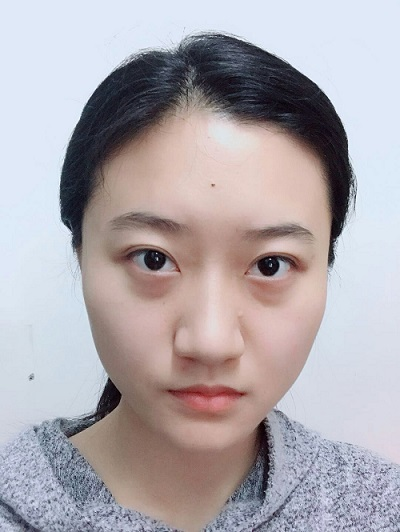
#> input picture testcase/test6.jpg, 400 x 532 px, found by its file name
$ python findface.py
#> lines starting #> are read from the running program, lines starting #| are printed output that depends on the picture
import cv2
import time
import numpy as np

# [77 lines left out: function crop_face_new, not called in this run]


def crop_face(img_name,out_name):
#> called with img_name = 'test6.jpg', out_name = 'padded.jpg'
		img = cv2.imread(img_name)
#> img is the input picture: shape (532, 400, 3); mean B, G, R 174.1, 168.9, 175.2
		height,width = img.shape[0],img.shape[1]
#> height = 532; width = 400
		gray = cv2.cvtColor(img, cv2.COLOR_BGR2GRAY)
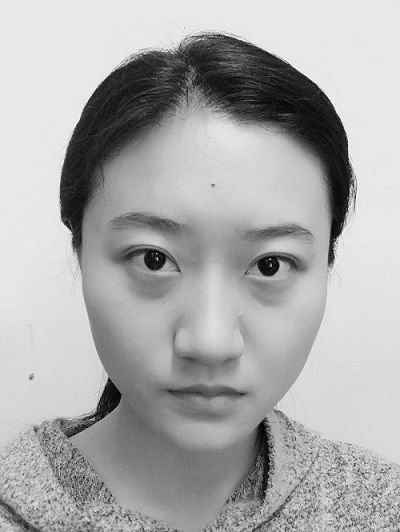
#> gray: shape (532, 400); min 2, max 253, mean 171.3
		haar_face_cascade = cv2.CascadeClassifier('data/haarcascade_frontalface_alt.xml')
		faces = haar_face_cascade.detectMultiScale(gray, scaleFactor=1.1, minNeighbors=5)
#> faces = [[56, 145, 312, 312]]
		(x,y,w,h) = faces[0]
#> x = 56; y = 145; w = 312; h = 312

		center_x = int(x + w/2)
#> center_x = 212
		center_y = int(y + h/2)
#> center_y = 301

		w_hat = min(w/2 + w,center_x,width-center_x)  #w/3
#> w_hat = 188
		h_hat = min(h/2 + h,center_y,height-center_y) #h/3
#> h_hat = 231

		if min(w,h) < 1000:  # 512
			print("Face is small than 512")
			padding = 600
			padding_x = min(padding,center_x,width-center_x)
#> padding_x = 188
			padding_y = min(padding,center_y,height-center_y)
#> padding_y = 231
			croped_img = img[center_y-padding_y:center_y+padding_y,center_x-padding_x:center_x+padding_x,:]
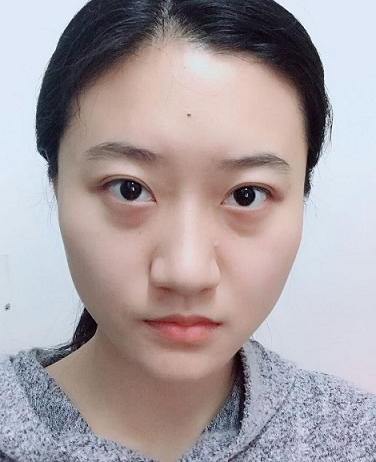
#> croped_img: shape (462, 376, 3); mean B, G, R 162.7, 159.5, 169.2
			y_min = center_y-padding_y
#> y_min = 70
			y_max = center_y+padding_y
#> y_max = 532
			x_min = center_x-padding_x
#> x_min = 24
			x_max = center_x+padding_x
#> x_max = 400

			p1 = max(center_x-x_min,x_max-center_x,center_y-y_min,y_max-center_y)
#> p1 = 231
			px1 = p1-(center_x-x_min)
#> px1 = 43
			px2 = p1-(x_max-center_x)
#> px2 = 43
			py1 = p1-(center_y-y_min)
#> py1 = 0
			py2 = p1-(y_max-center_y)
#> py2 = 0

			croped_img = np.pad(croped_img,((int(py1),int(py2)),(int(px1),int(px2)),(0,0)),'constant',constant_values=255)
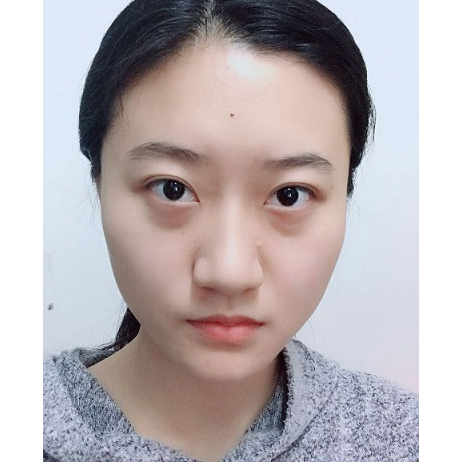
#> croped_img: shape (462, 462, 3); mean B, G, R 179.8, 177.3, 185.2
			if(croped_img.shape[0]<600):
				croped_img = cv2.resize(croped_img,(700,700))
#> croped_img: shape (700, 700, 3)

		else:
			print("Face is bigger than 512")
			padding = int(max(w*3.5,h*3.5))
			# padding = int(max(w*2/3,h*2/3))
			padding_x = min(padding,width-x-w,x)
			padding_y = min(padding,height-y-h,y)
			# [4 lines of commented-out code are left out]

			y_min = y-padding_y
			y_max = y+h+padding_y
			x_min = x-padding_x
			x_max = x+w+padding_x

			print(x_min,x_max,y_min,y_max)
			croped_img = img[y_min:y_max,x_min:x_max,:]


		deta_x = int((x_max - x_min)/2)
#> deta_x = 188
		deta_y = int((y_max - y_min)/2)
#> deta_y = 231

		# croped_img = img[y:y+h,x:x+w,:]
		# scale = 2*padding+w
		if deta_x>deta_y:
			print('padded: deta_x>deta_y')
			croped_img = np.pad(croped_img,((deta_x-deta_y,deta_x-deta_y),(0,0),(0,0)), 'constant',constant_values=255)
		else:
			print('padded: deta_x<=deta_y')
			croped_img = np.pad(croped_img,((0,0),(deta_y-deta_x,deta_y-deta_x),(0,0)), 'constant',constant_values=255)
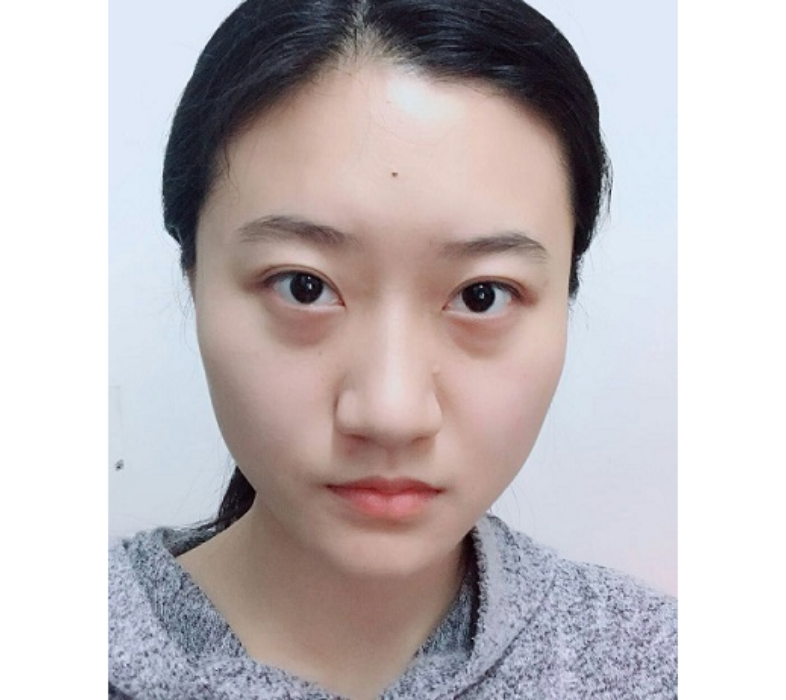
#> croped_img: shape (700, 786, 3); mean B, G, R 188, 185.7, 192.7

			# 'constant',constant_values=255)
		croped_img = cv2.resize(croped_img,(1000,1000))  #512
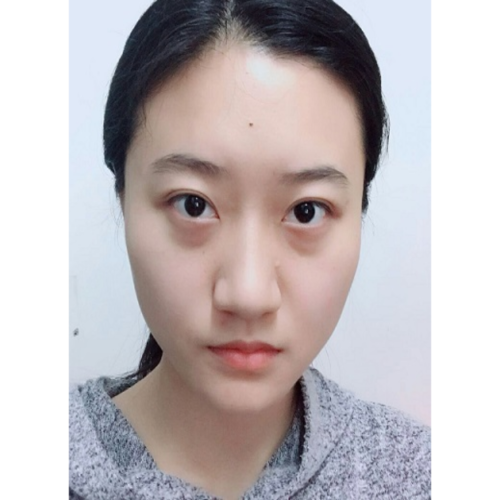
#> croped_img: shape (1000, 1000, 3) (shown at 1/2 size); mean B, G, R 187.9, 185.6, 192.7

		cv2.imwrite(out_name,croped_img)
		print("Processed img saved to:",out_name)


# [58 lines left out: function crop_face_backup, not called in this run]

if __name__ == '__main__':
	# [20 lines of commented-out code are left out]

	crop_face('test6.jpg','padded.jpg')

$ run again, with testcase/jz.jpg copied over testcase/test6.jpg
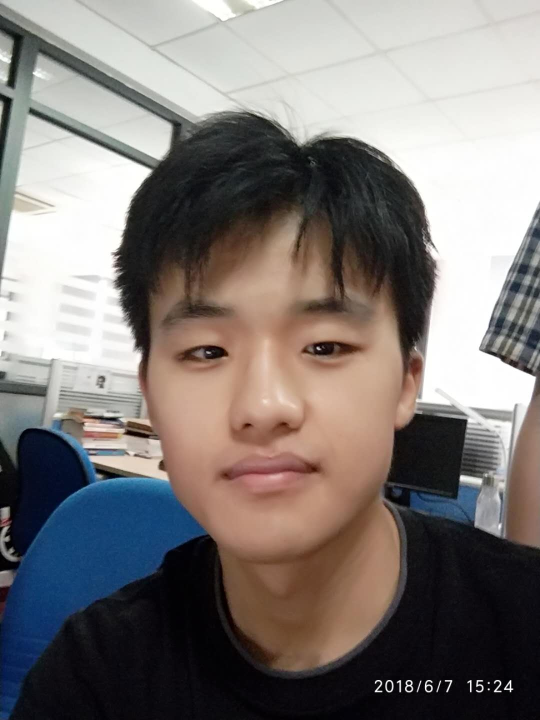
#> input picture testcase/jz.jpg, 1080 x 1440 px, found by its file name (shown at 1/2 size)
#> in crop_face, img is the input picture: shape (1440, 1080, 3); mean B, G, R 119.6, 122.3, 128.4
#> faces = [[232, 466, 604, 604]]
#> x = 232; y = 466; w = 604
#> center_x = 534
#> center_y = 768
#> w_hat = 534
#> h_hat = 672
#> padding_x = 534
#> padding_y = 600
#> in crop_face, `croped_img = img[center_y-padding_y:center_y+padding_y,center_x-paddin..`:
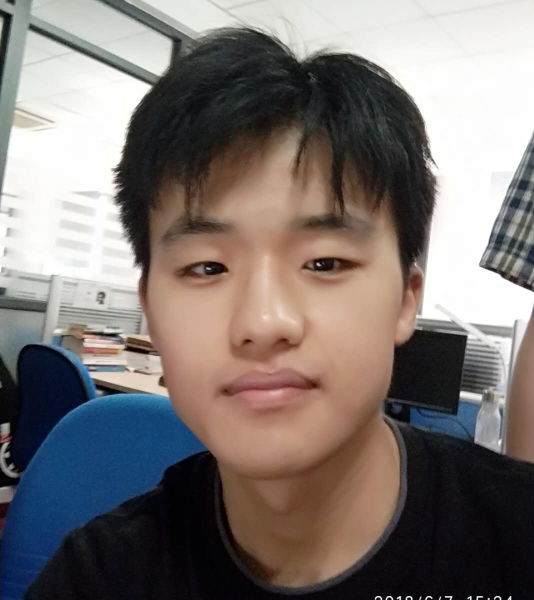
#> croped_img: shape (1200, 1068, 3) (shown at 1/2 size); mean B, G, R 114.3, 117.1, 124.7
#> y_min = 168
#> y_max = 1368
#> x_min = 0
#> x_max = 1068
#> p1 = 600
#> px1 = 66
#> py1 = 0
#> deta_x = 534
#> deta_y = 600
#> in crop_face, `croped_img = cv2.resize(croped_img,(1000,1000))`:
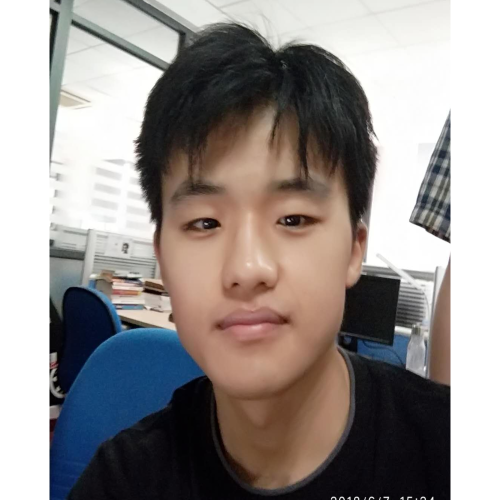
#> croped_img: shape (1000, 1000, 3) (shown at 1/2 size); mean B, G, R 142.1, 144.3, 150.5

$ run again, with testcase/sjh.jpg copied over testcase/test6.jpg
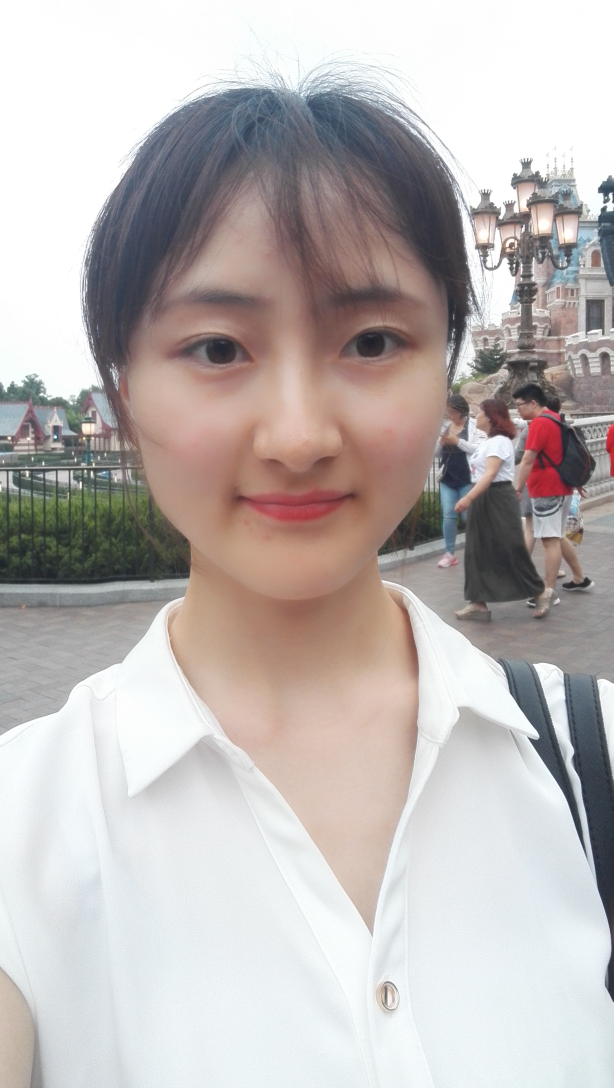
#> input picture testcase/sjh.jpg, 1840 x 3264 px, found by its file name (shown at 1/3 size)
#> in crop_face, img is the input picture: shape (3264, 1840, 3); mean B, G, R 181.9, 183.4, 189.8
#> faces = [[301, 598, 1174, 1174]]
#> x = 301; y = 598; w = 1174
#> center_x = 888
#> center_y = 1185
#> w_hat = 888
#> h_hat = 1185
#> padding = 4109
#> padding_x = 301
#> padding_y = 598
#> y_min = 0
#> y_max = 2370
#> x_min = 0
#> x_max = 1776
#| 0 1776 0 2370
#> in crop_face, `croped_img = img[y_min:y_max,x_min:x_max,:]`:
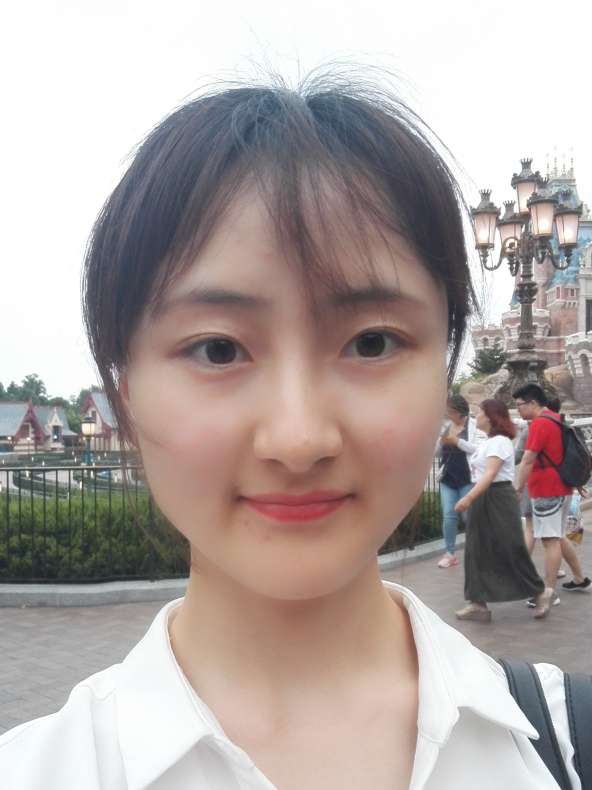
#> croped_img: shape (2370, 1776, 3) (shown at 1/3 size); mean B, G, R 162.7, 165.7, 176.3
#> deta_x = 888
#> deta_y = 1185
#> in crop_face, `croped_img = np.pad(croped_img,((0,0),(deta_y-deta_x,deta_y-deta_x),(0..`:
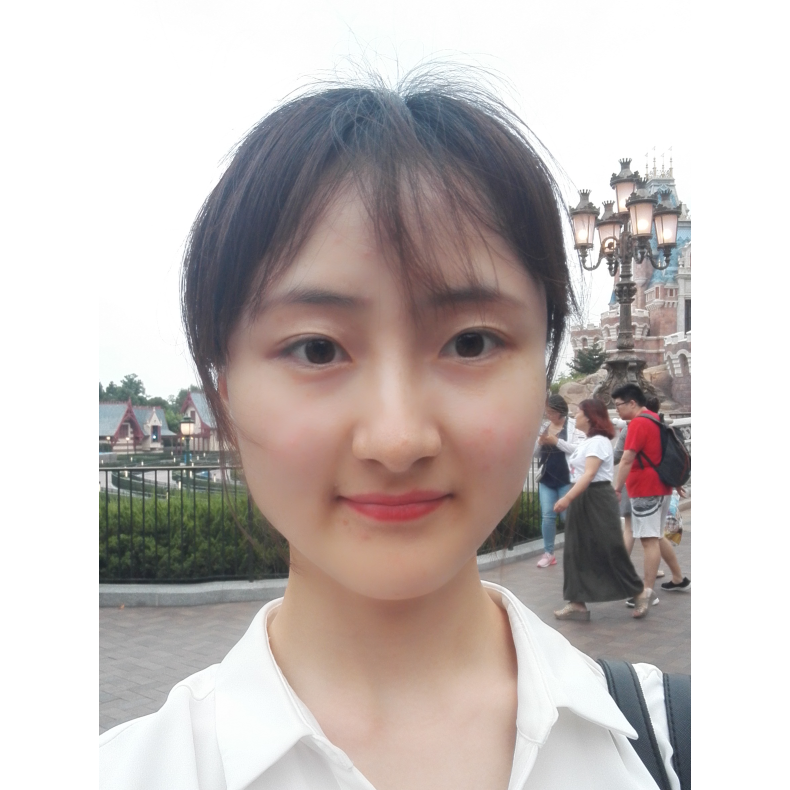
#> croped_img: shape (2370, 2370, 3) (shown at 1/3 size); mean B, G, R 185.8, 188, 196
